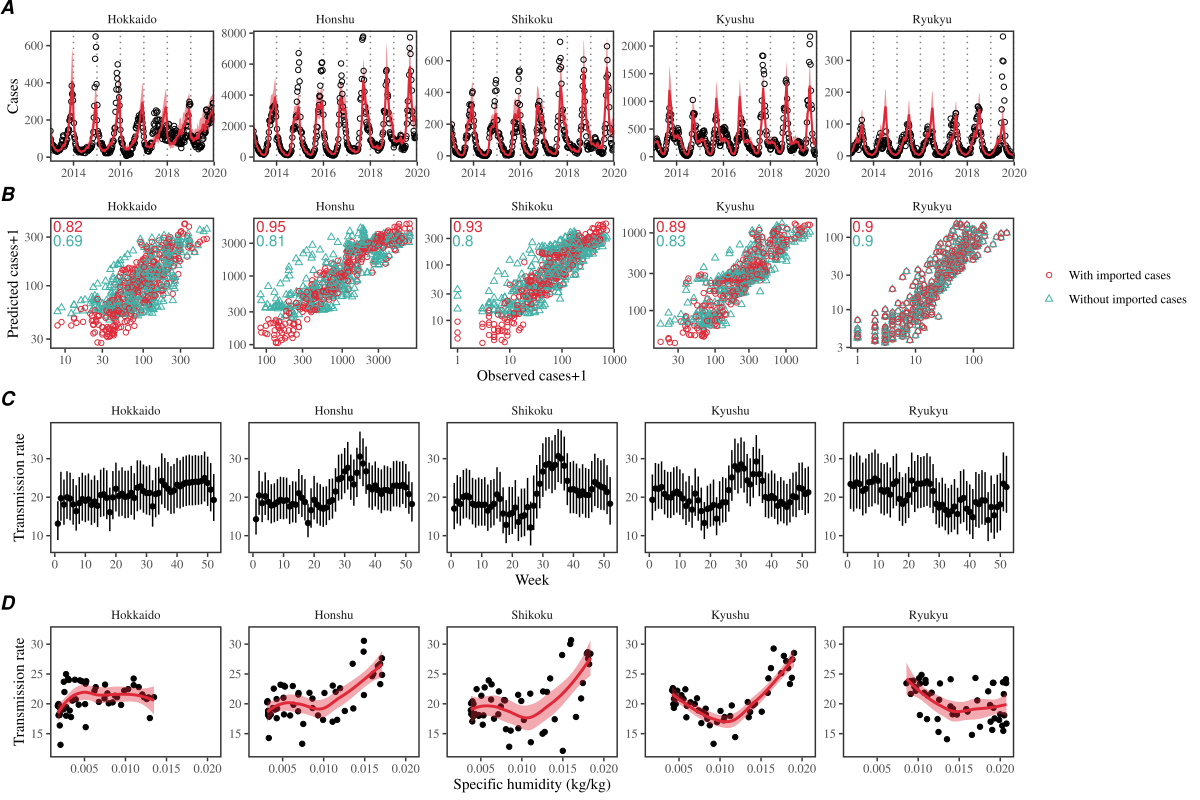

The script that saved this image:
library(dplyr)
library(rstan)
library(ggplot2); theme_set(theme_bw(base_family="Times"))
library(egg)

firstup <- function(x) {
  substr(x, 1, 1) <- toupper(substr(x, 1, 1))
  x
}

japan_pop_raw <- read.csv("../data/japan_pop.csv") %>%
  mutate(
    prefecture=gsub("-.*", "", prefecture),
    pop=as.numeric(gsub(",", "", pop))
  )

japan_pop <- japan_pop_raw %>%
  group_by(island) %>%
  summarize(
    pop=sum(pop)
  )

japan_rsv <- read.csv("../data/japan_rsv.csv") %>%
  mutate(
    week=ifelse(week==53, 52, week)
  ) %>%
  group_by(prefecture, year, week) %>%
  summarize(
    cases=round(mean(cases))
  ) %>%
  merge(japan_pop_raw) %>%
  group_by(island, year, week) %>%
  summarize(
    cases=sum(cases)
  ) %>%
  arrange(island, year, week) %>%
  mutate(
    island=factor(island, levels=c("Hokkaido", "Honshu", "Shikoku", "Kyushu", "Ryukyu"))
  )

japan_humidity <- read.csv("../data_processed/data_processed_humidity.csv") %>%
  rename(prefecture=key) %>%
  merge(japan_pop_raw)

japan_humidity2 <- japan_humidity %>%
  filter(year < 2020) %>%
  group_by(island, week) %>%
  summarize(
    humidity=mean(humidity)
  )

island <- c("hokkaido", "honshu", "shikoku", "kyushu", "ryukyu")
type <- c("constant", "import")

allfits <- expand.grid(island, type)

fitlist <- vector('list', nrow(allfits))
betalist <- vector('list', nrow(allfits))

for (i in 1:nrow(allfits)) {
  print(i)
  aa <- allfits[i,]
  
  file <- paste0("../stanfit/stanfit_tsir_", aa[[1]], "_", aa[[2]], ".rda")
  
  load(file)
  
  ff <- get(paste0("stanfit_tsir_", aa[[1]], "_", aa[[2]]))
  
  ss <- summary(ff)
  
  fitlist[[i]] <- data.frame(
    week=rep(1:52, 7),
    year=rep(2013:2019, each=52),
    est=ss$summary[grepl("I\\[", rownames(ss$summary)),6]*ss$summary[grepl("rho", rownames(ss$summary)),6],
    lwr=ss$summary[grepl("I\\[", rownames(ss$summary)),4]*ss$summary[grepl("rho", rownames(ss$summary)),4],
    upr=ss$summary[grepl("I\\[", rownames(ss$summary)),8]*ss$summary[grepl("rho", rownames(ss$summary)),8],
    island=firstup(as.character(aa[[1]])),
    type=aa[[2]]
  )
  
  betalist[[i]] <- data.frame(
    week=1:52,
    est=ss$summary[grepl("beta\\[", rownames(ss$summary)),6],
    lwr=ss$summary[grepl("beta\\[", rownames(ss$summary)),4],
    upr=ss$summary[grepl("beta\\[", rownames(ss$summary)),8],
    island=firstup(as.character(aa[[1]])),
    type=aa[[2]]
  )  
}

fitdata <- fitlist %>%
  bind_rows %>%
  merge(japan_rsv) %>%
  mutate(
    island=factor(island, levels=c("Hokkaido", "Honshu", "Shikoku", "Kyushu", "Ryukyu")),
    type=factor(type,
                levels=c("import", 'constant'),
                labels=c("With imported cases", "Without imported cases"))
  )

betadata_island <- betalist %>%
  bind_rows %>%
  mutate(
    island=factor(island, levels=c("Hokkaido", "Honshu", "Shikoku", "Kyushu", "Ryukyu")),
    type=factor(type,
                levels=c("import", 'constant'),
                labels=c("With imported cases", "Without imported cases"))
  )

g1 <- ggplot(fitdata %>% filter(type=="With imported cases")) +
  geom_vline(xintercept = 2013:2020, lty=3, col="gray50", lwd=0.5) +
  # geom_ribbon(data=fitdata %>% filter(type=="Without imported cases"),
  #             aes(year+(week-1)/52, ymin=lwr, ymax=upr), fill="#40B0A6", alpha=0.5) +
  geom_ribbon(aes(year+(week-1)/52, ymin=lwr, ymax=upr), fill="#E02938", alpha=0.5) +
  geom_point(aes(year+(week-1)/52, cases), shape=1) +
  # geom_line(data=fitdata %>% filter(type=="Without imported cases"),
  #           aes(year+(week-1)/52, est), col="#40B0A6", lwd=0.7)  +
  geom_line(aes(year+(week-1)/52, est), col="#E02938", lwd=0.7)  +
  scale_x_continuous("Year", expand=c(0, 0)) +
  scale_y_continuous("Cases") +
  facet_wrap(~island, scale="free_y", nrow=1) +
  theme(
    strip.background = element_blank(),
    panel.grid = element_blank(),
    panel.border = element_rect(linewidth=1),
    axis.title.x = element_blank()
  )

fitdata_r2 <- fitdata %>%
  group_by(island, type) %>%
  summarize(
    r2=signif(cor(log(cases+1), log(est+1)),2)
  )

g2 <- ggplot(fitdata) +
  geom_point(aes(cases+1, est+1, col=type, shape=type)) +
  geom_text(data=fitdata_r2 %>% filter(type=="With imported cases"), x=-Inf, y=Inf, aes(label=r2), hjust=-0.1, vjust=1.3, col="#E02938") +
  geom_text(data=fitdata_r2 %>% filter(type=="Without imported cases"), x=-Inf, y=Inf, aes(label=r2), hjust=-0.1, vjust=2.6, col="#40B0A6") +
  facet_wrap(~island, scale="free", nrow=1) +
  scale_x_log10("Observed cases+1") +
  scale_y_log10("Predicted cases+1") +
  scale_color_manual(values=c("#E02938", "#40B0A6")) +
  scale_shape_manual(values=1:2) +
  theme(
    strip.background = element_blank(),
    panel.grid = element_blank(),
    panel.border = element_rect(size=1),
    legend.title = element_blank(),
    legend.position = "right"
  )

g3 <- ggplot(betadata_island %>% filter(type=="With imported cases")) +
  geom_errorbar(aes(week, ymin=lwr, ymax=upr), width=0) +
  geom_point(aes(week, est)) +
  scale_x_continuous("Week") +
  scale_y_continuous("Transmission rate", limits=c(7, 38)) +
  facet_wrap(~island, scale="free_y", nrow=1) +
  theme(
    strip.background = element_blank(),
    panel.grid = element_blank(),
    panel.border = element_rect(linewidth=1)
  )

betadata_island_humidity <- betadata_island %>%
  merge(japan_humidity2) %>%
  filter(type=="With imported cases")

g4 <- ggplot(betadata_island_humidity) +
  geom_point(aes(humidity, est)) +
  geom_smooth(aes(humidity, est), method="loess", col="#E02938", fill="#E02938") +
  scale_x_continuous("Specific humidity (kg/kg)") +
  scale_y_continuous("Transmission rate", limits=c(12, 32)) +
  facet_wrap(~island, scale="free_y", nrow=1) +
  theme(
    strip.background = element_blank(),
    panel.grid = element_blank(),
    panel.border = element_rect(linewidth=1),
    legend.position = "bottom"
  )

gcomb <- ggarrange(g1, g2, g3, g4, ncol=1, labels=c("A", "B", "C", "D"),
                   draw=FALSE)

ggsave("figure_stanfit.pdf", gcomb, width=12, height=8)
save("betadata_island", file="betadata_island.rda")
